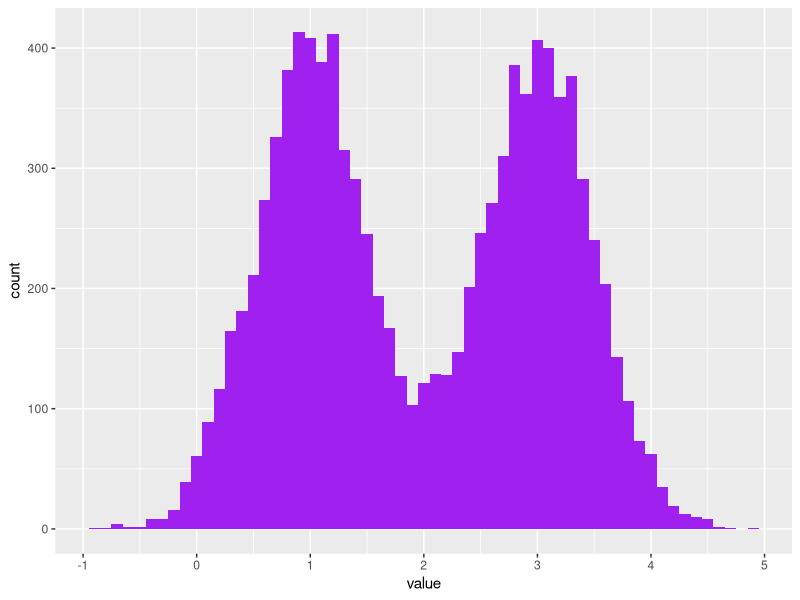
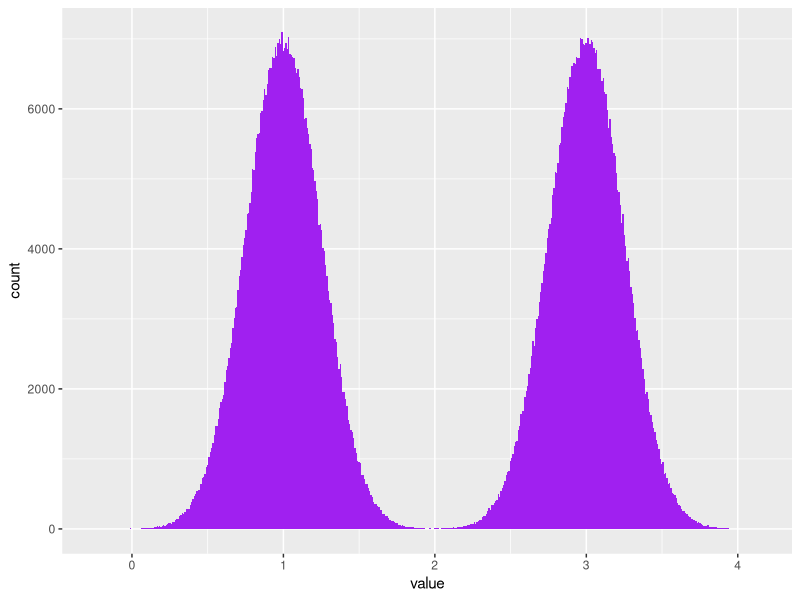
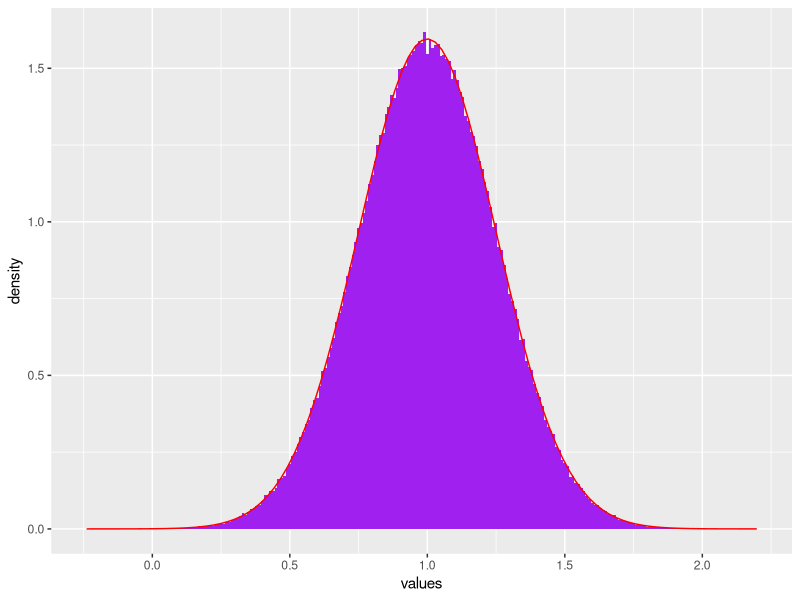
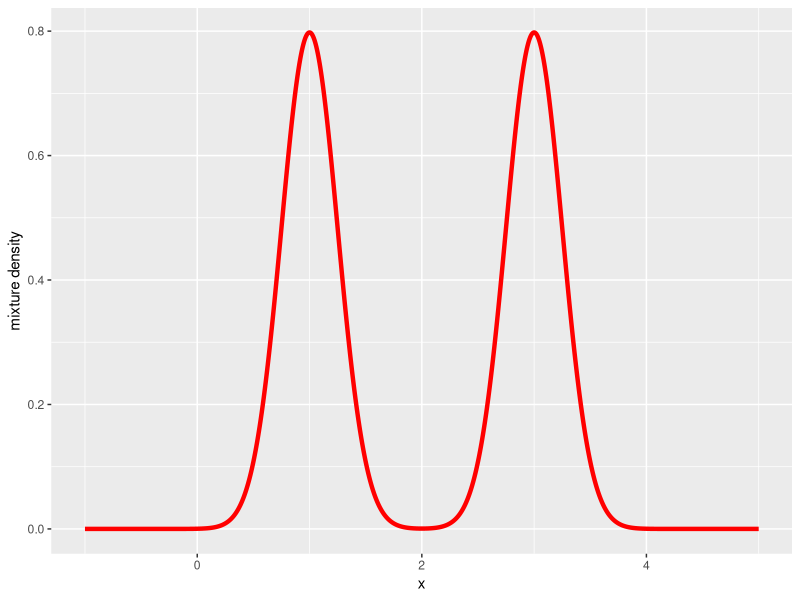
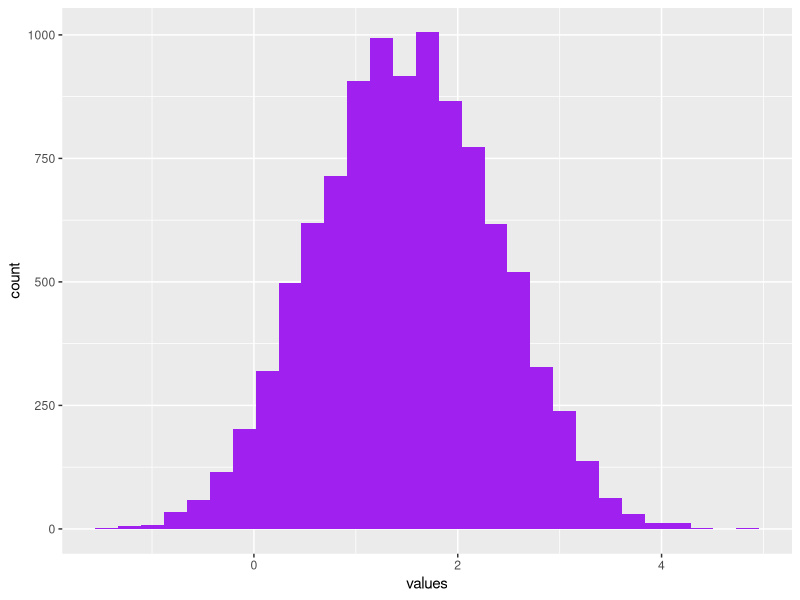
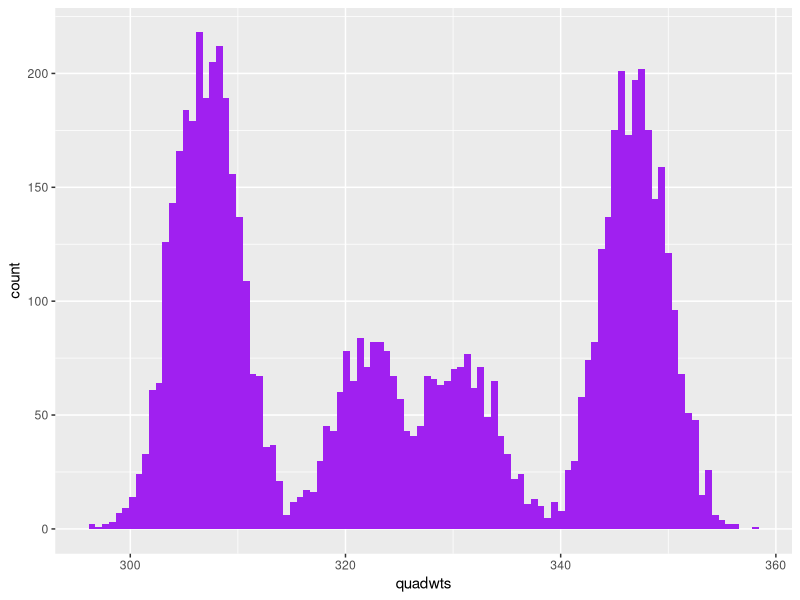
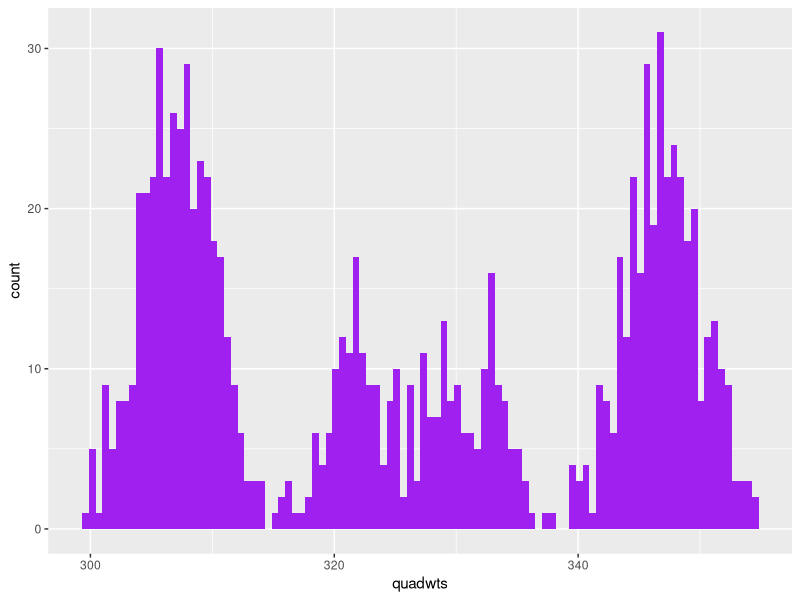
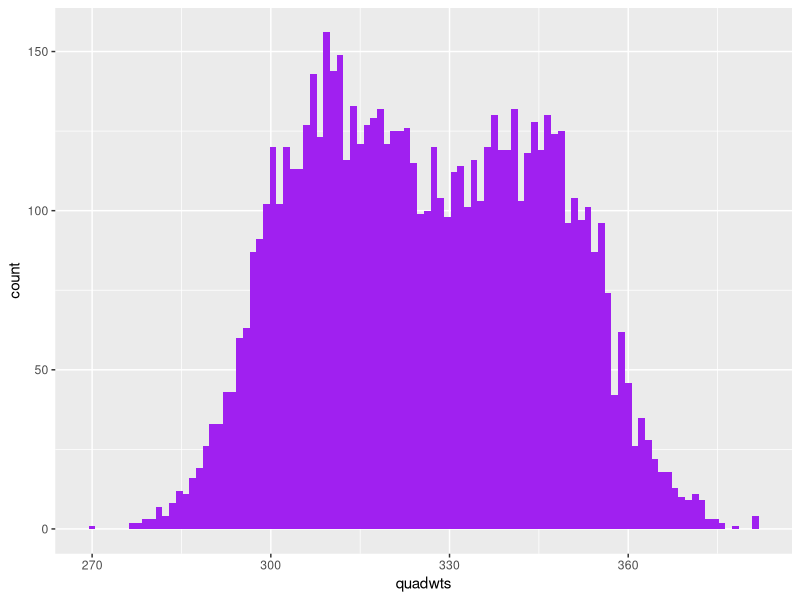

Here is the R script that generated these plots, in order:
## ---- chunk 1
knitr::opts_chunk$set(fig.pos = 'H')
## ---- chunk 2
knitr::opts_chunk$set(echo = TRUE)
suppressPackageStartupMessages(library("ggplot2"))
suppressPackageStartupMessages(library("dplyr"))
suppressPackageStartupMessages(library("mixtools"))
## ---- chunk 3
coinflips = (runif(10000) > 0.5)
table(coinflips)
oneFlip = function(fl, mean1 = 1, mean2 = 3, sd1 = 0.5, sd2 = 0.5) {
  if (fl) {
    rnorm(1, mean1, sd1)
  } else {
    rnorm(1, mean2, sd2)
  }
}
fairmix = vapply(coinflips, oneFlip, numeric(1))
ggplot(tibble(value = fairmix), aes(x = value)) +
  geom_histogram(fill = "purple", binwidth = 0.1)
## ---- chunk 4
sd <- 0.25
coinflips_mil = (runif(1000000) > 0.5)
mean_mil <- ifelse(coinflips_mil, 1, 3)
values <- rnorm(length(coinflips_mil), mean_mil, 0.25)
ggplot(tibble(value = values), aes(x = value)) +
  geom_histogram(fill = "purple", bins = 500)
## ---- chunk 5
fair <- tibble(coinflips_mil, values)
ggplot(filter(fair, coinflips_mil), aes(values)) +
  geom_histogram(aes(y = ..density..), fill = "purple", binwidth = 0.01) +
  stat_function(fun = dnorm, args = list(mean = 1, sd = 0.25), color="red")
## ---- chunk 6
means = c(1, 3)
sds   = c(0.25, 0.25)

fairtheory = tibble(
  x = seq(-1, 5, length.out = 1000),
  f = 0.5 * dnorm(x, mean = means[1], sd = sds[1]) +
    0.5 * dnorm(x, mean = means[2], sd = sds[2]))
ggplot(fairtheory, aes(x = x, y = f)) +
  geom_line(color = "red", size = 1.5) + ylab("mixture density")
## ---- chunk 7
means <- c(1, 2)
coinflips_mil = (runif(10000) > 0.5)
tib <- tibble(mean_mil = ifelse(coinflips_mil, means[1], means[2]))
tib$values <- rnorm(length(coinflips_mil), tib$mean_mil, sqrt(.5))
#br = with(mystery, seq(min(values), max(values), length.out=30))
br = with(tib, seq(min(values), max(values), length.out=30))

ggplot(tib, aes(x = values)) +
  geom_histogram(fill = "purple", binwidth = 0.02, breaks=br) 
## ---- chunk 8
ps <- c(0.125, 0.25)
choose <- function(pi){ 
  coin <- (runif(1) > pi)
  if(coin) t <- rbinom(2, 1, ps[1])
  else t <- rbinom(2, 1, ps[2])
  t
}

K <- c()
for(i in 1:100){
  t <- choose(1/8)
  K <- append(K, sum(t))
}
table(K)

K2 <- c()
for(i in 1:100){
  t <- choose(1/4)
  K2 <- append(K2, sum(t))
}
table(K2)
## ---- chunk 9
probHead = c(0.125, 0.25)
for (pi in c(1/8, 1/4)) {
  whCoin = sample(2, 100, replace = TRUE, prob = c(pi, 1-pi))
  K = rbinom(length(whCoin), size = 2, prob = probHead[whCoin])
  print(table(K))
}
## ---- chunk 10
y = c(rnorm(100, mean = -0.2, sd = 0.5),
      rnorm( 50, mean =  0.5, sd =   1))
gm = normalmixEM(y, k = 2, lambda = c(0.5, 0.5),
                 mu = c(-0.01, 0.01), sigma = c(1, 1))
gm$lambda
gm$mu
gm$sigma
gm$loglik
## ---- chunk 11
masses = c(A =  331, C =  307, G =  347, T =  322)
probs  = c(A = 0.12, C = 0.38, G = 0.36, T = 0.14)
N  = 7000
sd = 3
nuclt   = sample(length(probs), N, replace = TRUE, prob = probs)
quadwts = rnorm(length(nuclt),
                mean = masses[nuclt],
                sd   = sd)
ggplot(tibble(quadwts = quadwts), aes(x = quadwts)) +
  geom_histogram(bins = 100, fill = "purple")
## ---- chunk 12
masses = c(A =  331, C =  307, G =  347, T =  322)
probs  = c(A = 0.12, C = 0.38, G = 0.36, T = 0.14)
N  = 1000
sd = 3
nuclt   = sample(length(probs), N, replace = TRUE, prob = probs)
quadwts = rnorm(length(nuclt),
                mean = masses[nuclt],
                sd   = sd)
ggplot(tibble(quadwts = quadwts), aes(x = quadwts)) +
  geom_histogram(bins = 100, fill = "purple")
## ---- chunk 13
masses = c(A =  331, C =  307, G =  347, T =  322)
probs  = c(A = 0.12, C = 0.38, G = 0.36, T = 0.14)
N  = 7000
sd = 10
nuclt   = sample(length(probs), N, replace = TRUE, prob = probs)
quadwts = rnorm(length(nuclt),
                mean = masses[nuclt],
                sd   = sd)
ggplot(tibble(quadwts = quadwts), aes(x = quadwts)) +
  geom_histogram(bins = 100, fill = "purple")
## ---- chunk 14
masses = c(A =  331, C =  307, G =  347, T =  322)
probs  = c(A = 0.12, C = 0.38, G = 0.36, T = 0.14)
N  = 7000
sd = 3
nuclt   = sample(length(probs), N, replace = TRUE, prob = probs)
quadwts = rnorm(length(nuclt),
                mean = masses[nuclt],
                sd   = sd)

fairtheory <- tibble(
  x = seq(295, 360, length.out = 1000),
  f = 0.12*dnorm(x, mean = 331, sd = 3) +
      0.38*dnorm(x, mean = 307, sd = 3) +
      0.36*dnorm(x, mean = 347, sd = 3) +
      0.14*dnorm(x, mean = 322, sd = 3) 
)
ggplot(fairtheory, aes(x = x, y = f)) +
  geom_line(color ="red", size = 1.5) +
  ylab("mixture density")
